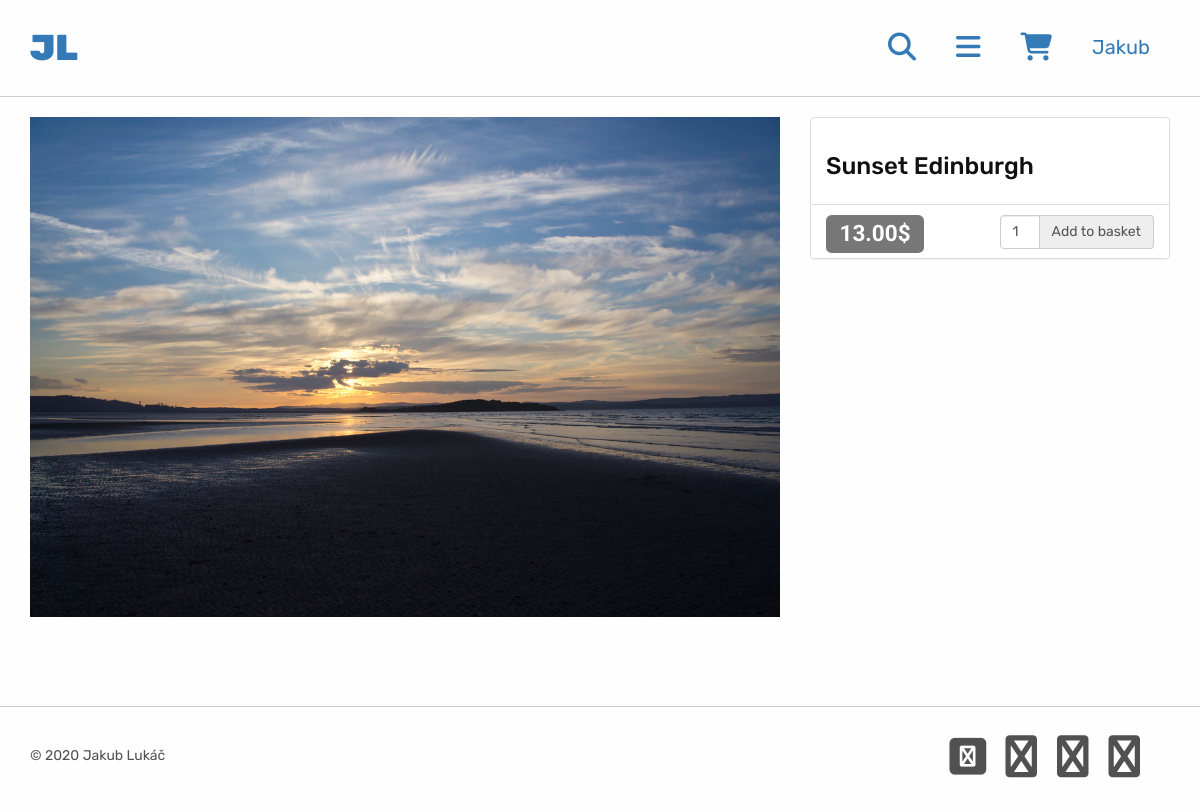
Screenshot of /product.php?productid=1 (signed in) with the database file from the repository.
### tables this page shows
CREATE TABLE users (
  user_id     INT UNSIGNED      NOT NULL  AUTO_INCREMENT,
  email       VARCHAR(40)       NOT NULL  UNIQUE,
  password    CHAR(40)          NOT NULL,
  forename    VARCHAR(20)       NOT NULL,
  surname     VARCHAR(20)       NOT NULL,

  PRIMARY KEY (user_id, email)
);

CREATE TABLE products (
  product_id  INT UNSIGNED      NOT NULL  AUTO_INCREMENT,
  price       DECIMAL(10,2)     NOT NULL,
  image_url   VARCHAR(40)       NOT NULL,
  title       TINYTEXT          NOT NULL,
  description TEXT,

  PRIMARY KEY (product_id)
);

### includes/application_top.php (called while the page is built, shortened)
<?php
require_once 'configure.php';
require_once 'classes/DBECommerce.class.php';
$db = new DBECommerce(
  $config['database']['host'],
  $config['database']['user'],
  $config['database']['password'],
  $config['database']['db_name']
);
if(isset($_SESSION['user_id'])) {
  $user = $db->get_user($_SESSION['user_id']);
  $user_home = 'account.php';
  $user_name = $user['forename'];
}
?>

### includes/classes/DBECommerce.class.php (called while the page is built, shortened)
<?php
class DBECommerce extends mysqli
{
  public function get_user($user_id) {
    $query_string = 'SELECT user_id, email, forename, surname FROM users WHERE user_id = ? LIMIT 1';
    $stmt = $this->prepare($query_string);
    if ($stmt->bind_param('d', $user_id)) {
      $stmt->execute();
      if ($result = $this->get_result($stmt)) {
        $user = $result[0];
        return $user ? $user : array();
      }
    }
    return array();
  }
  public function get_product($product_id) {
    $query_string = 'SELECT * FROM products WHERE product_id = ? LIMIT 1';
    $stmt = $this->prepare($query_string);
    if ($stmt->bind_param('d', $product_id)) {
      $stmt->execute();
      if ($result = $this->get_result($stmt)) {
        $product = $result[0];
        return $product ? $product : array();
      }
    }
    return array();
  }
  private function get_result($stmt) {
    $RESULT = array();
    $stmt->store_result();
    for ($i = 0; $i < $stmt->num_rows; $i++ ) {
      $metadata = $stmt->result_metadata();
      $params = array();
      while ( $Field = $metadata->fetch_field() ) {
        $params[] = &$RESULT[ $i ][ $Field->name ];
      }
      call_user_func_array( array( $stmt, 'bind_result' ), $params );
      $stmt->fetch();
    }
    return $RESULT;
  }
}
?>

### product.php (the view, shortened to what this page needs)
<?php
require_once 'includes/application_top.php';
$product_id = &$_REQUEST['productid'];
if (!isset($product_id) || !$product = $db->get_product($product_id)) {
  header("Location: index.php");
  exit();
}
require_once 'includes/site_header.php';
?>
<section class="container content">
  <div class="row">
    <div class="col-md-8">
      <img src="<?php echo $product['image_url']; ?>" class="img-responsive">
    </div>
    <div class="col-md-4">
      <div class="panel panel-default">
        <div class="panel-body">
          <h3><?php echo $product['title']; ?></h3>
        </div>
        <ul class="list-group">
          <li class="list-group-item">
            <h2 style="display: inline"><span class="label label-default product-price"><?php echo $product['price']; ?>$</span></h2>
            <span class="pull-right">
              <form action="basket.php" method="post" class="form-inline">
                <div class="form-group">
                  <div class="input-group">
                    <input type="text" name="quantity" class="form-control" style="width: 4rem" value="1" aria-label="Quantity">
                    <input type="submit" name="submit" class="input-group-addon" style="height: 34px" value="Add to basket" aria-label="Add to basket">
                  </div>
                </div>
              </form>
            </span>
          </li>
        </ul>
      </div>
    </div>
  </div>
</section>
<?php
require_once 'includes/site_footer.php';
?>

### includes/site_header.php (shortened to what this page needs)
<?php
require_once 'application_top.php';
?>
<!DOCTYPE html>
<html>
  <link rel="stylesheet" href="https://use.fontawesome.com/4ea11a27f8.css">
  <link rel="stylesheet" href="https://maxcdn.bootstrapcdn.com/bootstrap/3.3.7/css/bootstrap.min.css">
  <link rel="stylesheet" href="css/paymentfont.min.css">
  <link rel="stylesheet" href="css/main.css">
  <body>
    <header class="container-fluid">
      <section class="container">
        <div class="row">
          <h1 class="col-xs-4"><a href="index.php">JL</a></h1>
          <nav class="col-xs-8">
            <p><a href="#"><i class="fa fa-search fa-2x" aria-hidden="true"></i></a></p>
            <p><a href="#"><i class="fa fa-bars fa-2x" aria-hidden="true"></i></a></p>
            <p><a href="basket.php">
                <i class="fa fa-shopping-cart fa-2x" aria-hidden="true"></i>
                <span class="badge badge-corner"><?php if ($basket->items_count()) echo $basket->items_count(); ?></span></a>
            </p>
            <p><a href="<?php echo $user_home; ?>" class="text no-underline"><?php echo $user_name; ?></a></p>
          </nav>
        </div>
      </section>
    </header>

### css/main.css (style rules this page uses)
html, body { height: 100%; min-height: 100%; background: #FEFEFE; font-family: 'Rubik', sans-serif; font-weight: 400; color: #101010; }
header { padding: 2em; border-bottom: 1px solid #cccccc; }
header .row, footer .row { display: flex; align-items: center; }
header h1 { font-weight: 900; margin: 0; }
header nav, footer ul { display: flex; justify-content: flex-end; }
header nav p { padding: 0 20px; margin: 0; }
header nav .text { font-size: 2rem; }
.content { padding-top: 20px; padding-bottom: 20px; min-height: 75%; }
.product-price { font-family: 'Roboto', sans-serif; font-weight: 700; }

### rows the page displays
users: forename "Jakub"
products: image_url (picture), title "Sunset Edinburgh", price "13.00"
